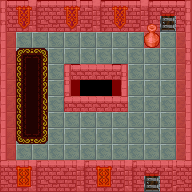

Rendered tile map (Tiled .tmx) drawn with the repository's tilesets; below, a short description and the map source with its tile grids summarised:
An orthogonal 12x12 tile map with 16x16 px tiles, 3 tile layers (Tile Layer 1, decoration, collision), 2 tilesets.

<map version="1.0" orientation="orthogonal" width="12" height="12" tilewidth="16" tileheight="16">
 <tileset firstgid="1" name="rpg_indoor" tilewidth="16" tileheight="16">
  <image source="rpg_indoor.png" width="176" height="192" />
 </tileset>
 <tileset firstgid="133" name="collision_graphic" tilewidth="16" tileheight="16">
  <image source="collision_graphic.png" width="32" height="32" />
 </tileset>
 <layer name="Tile Layer 1" width="12" height="12">
  <data>[144 cells, 144 non-empty, 45 distinct tile ids]</data>
 </layer>
 <layer name="decoration" width="12" height="12">
  <data>[144 cells, 24 non-empty, 13 distinct tile ids]</data>
 </layer>
 <layer name="collision" width="12" height="12" opacity="0.49">
  <data>[144 cells, 73 non-empty, 1 distinct tile ids]</data>
 </layer>
</map>
